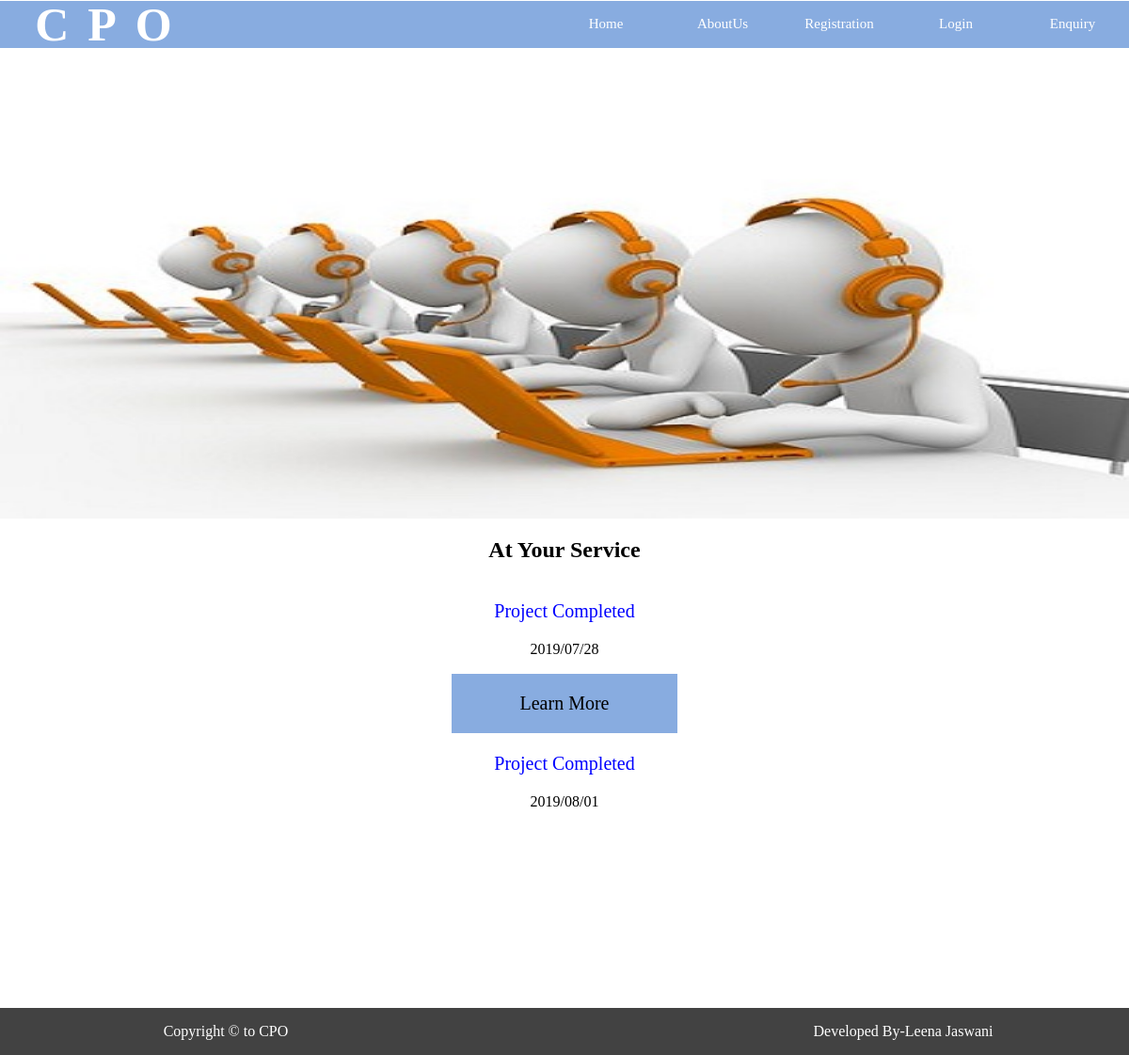
The page / on the database its author committed.
### adminzone/models.py (models this page shows)
class Notification(models.Model):
    notificationtext=models.TextField()
    posteddate=models.CharField(max_length=30)

### generalzone/views.py (the view)
# urls.py: url(r'^$',views.index,name='index'),
def index(request):
    nf=Notification.objects.all()
    return render(request,'index.html',{'nf':nf})

### generalzone/templates/index.html (shortened to what this page needs)
<!DOCTYPE html>
<html lang="en">
<head>
    {% load static %}
     <link href="{% static 'css/style.css' %}" rel="stylesheet"/>
</head>
<body onload="moveslider()" >
<div id="outer">
    <div id="menu">
        <div class="logo"><h1>CPO</h1></div>
        <ul >
            <li ><a href="{% url 'index' %}" >Home</a></li>
            <li ><a href="{% url 'about' %}" >AboutUs</a></li>
            <li ><a href="{% url  'registration' %}">Registration</a></li>
            <li ><a href="{% url 'login' %}">Login</a></li>
            <li ><a href="{% url 'enquiry' %}">Enquiry</a></li>
        </ul>
    </div>
    <div id="slider">
        <img id="slide" width="100%" height="500px"/>
    </div>
    <div id="main">
        <h2>At Your Service</h2>
        <div class="wrapper">
        <button><a href="{% url 'about' %}">Learn More</a></button>
       <div id="mainleft">
            <marquee direction="up" height="400px" onmouseover="stop()" onmouseout="stop()">
            {% for n in nf %}
                <span style="text-align:center;">
                    <p style="color:blue;font-size:20px;">{{n.notificationtext}}</p>
                    <p>{{n.posteddate}}</p>
                </span>
            {% endfor %}
            </marquee>
        </div>
    </div>
    </div>
    <div id="footer">
        <div id="footerl">Copyright &copy; to CPO</div>
        <div id="footerr">Developed By-Leena Jaswani</div>
    </div>
</div>
</body>
</html>

### generalzone/static/css/style.css (style rules this page uses)
body,html { margin:0px; }
#outer { min-height:800px; //border:1px solid; }
.logo { float: left; height: 50px; width:20%; align-items: center; justify-content: center; display: flex; }
.logo h1 { // text-align: justify; color: white; font-family:Georgia; font-size: 50px; letter-spacing: 20px; //position: relative; }
#menu { margin-top:-1px; min-height:50px; width:100%; background-color:#88ACE0; margin-top:-15px; }
#menu ul { list-style-type:none; text-align:right; }
#menu ul li { display:inline-block; margin-top:5px; width:100px; padding:10px; //border:2px solid ; //background-color:#424242; border-radius:20px 0px 20px 0px; text-align:center; }
#menu ul li a { text-decoration:none; font-size:15px; color:white; height:100%; }
#slider { height:500px; min-width: 50%; //border:1px solid; text-align: center; margin-top:0px; }
#main { min-height:500px; width:100%; //border:1px solid; //margin-top:1000px; //overflow-x: auto; }
.wrapper { align-items: center; justify-content: center; display: flex; min-height: 100px; //border: 1px solid; }
#main button { margin:auto; margin-left: 550px; background-color: #88ace0; padding:20px; width: 20%; font-size: 20px; font-family: Verdana; border:0px solid; color:White; position: relative; }
#main button a { text-decoration: none; color:black; }
@media (max-width:1400px) { #main button { display: inline-block; margin:auto; position: absolute; } }
#footer { min-height:50px; width:100%; background-color:#424242; //border-radius:10px; position: absolute; //overflow-x: auto; }
#footer { min-height:30px; width:100%; background-color:#424242; //border-radius:10px; position: absolute; }
#footerl { min-height:30px; min-width:40%; //border:1px solid ; border-radius:10px; float:left; color:white; text-align:center; font-family:Verdana; line-height:50px; }
#footerr { min-height:30px; min-width:40%; //border:1px solid white; border-radius:10px; float:right; color:white; text-align:center; font-family:Verdana; line-height:50px; overflow-x: auto; }

### generalzone/templates/index.html (style rules this page uses)
h2 { text-align: center; font-family: Verdana; }

### rows shown on the page
Notification: notificationtext "Project Completed", posteddate "2019/07/28"
Notification: notificationtext "Project Completed", posteddate "2019/08/01"
